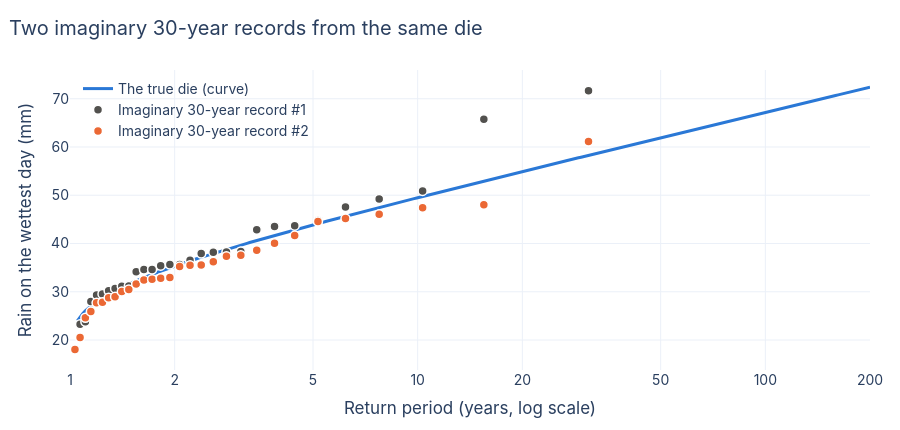

This figure's notebook cell:
### Markdown cell above
Read it left to right: **common** days on the left, **rare** days on the right.
The further right, the bigger the number and the smaller the chance.

## 2. Thirty years of records is only thirty rolls

Why not just look at the past? Let's pretend the curve above is the true die and
**roll it for 30 years**, like a weather station with a 30-year record.

### Code cell
rng = np.random.default_rng(7)
YEARS = 30


def roll(n):
    return np.asarray(curve.quantile(rng.uniform(0.001, 0.999, n).tolist()), dtype=float)


fig = go.Figure()
fig.add_trace(go.Scatter(x=rp_grid, y=curve_values(curve, rp_grid), mode="lines",
                         line=dict(color=BLUE, width=3), name="The true die (curve)"))
for i, color in enumerate((INK, ORANGE)):
    values = np.sort(roll(YEARS))
    plotting_rp = (YEARS + 1) / np.arange(YEARS, 0, -1)  # where each sorted year sits on the curve
    fig.add_trace(go.Scatter(x=plotting_rp, y=values, mode="markers", name=f"Imaginary 30-year record #{i + 1}",
                             marker=dict(size=9, color=color, line=dict(width=1.5, color="white"))))
layout(fig, "Two imaginary 30-year records from the same die",
       xaxis=log_rp_axis(range=[0, np.log10(200)]), yaxis_title="Rain on the wettest day (mm)",
       legend=dict(x=0.01, y=0.99, bgcolor="rgba(0,0,0,0)"))
fig.show()

### Figure 1 — Plotly figure (JSON) as saved in the notebook; plotly's stock layout.template omitted (floating-point values rounded to 4 significant figures; data arrays with more than 128 entries replaced by an {"elided": "..."} marker saying what was removed)
{"data": [{"line": {"color": "#2a78d6", "width": 3}, "mode": "lines", "name": "The true die (curve)", "type": "scatter", "x": {"elided": "300 float values"}, "y": {"elided": "300 float values"}}, {"marker": {"color": "#52514e", "line": {"color": "white", "width": 1.5}, "size": 9}, "mode": "markers", "name": "Imaginary 30-year record #1", "type": "scatter", "x": [1.033, 1.069, 1.107, 1.148, 1.192, 1.24, 1.292, 1.348, 1.409, 1.476, 1.55, 1.632, 1.722, 1.824, 1.938, 2.067, 2.214, 2.385, 2.583, 2.818, 3.1, 3.444, 3.875, 4.429, 5.167, 6.2, 7.75, 10.33, 15.5, 31.0], "y": [18.06, 23.25, 23.78, 27.96, 29.31, 29.53, 30.19, 30.69, 31.15, 31.21, 34.15, 34.59, 34.63, 35.41, 35.62, 35.64, 36.51, 37.92, 38.16, 38.24, 38.34, 42.85, 43.52, 43.7, 44.76, 47.57, 49.21, 50.9, 65.77, 71.68]}, {"marker": {"color": "#eb6834", "line": {"color": "white", "width": 1.5}, "size": 9}, "mode": "markers", "name": "Imaginary 30-year record #2", "type": "scatter", "x": [1.033, 1.069, 1.107, 1.148, 1.192, 1.24, 1.292, 1.348, 1.409, 1.476, 1.55, 1.632, 1.722, 1.824, 1.938, 2.067, 2.214, 2.385, 2.583, 2.818, 3.1, 3.444, 3.875, 4.429, 5.167, 6.2, 7.75, 10.33, 15.5, 31.0], "y": [18.06, 20.53, 24.59, 25.91, 27.7, 27.81, 28.77, 28.96, 30.03, 30.46, 31.63, 32.42, 32.59, 32.79, 32.96, 35.25, 35.48, 35.53, 36.23, 37.37, 37.57, 38.62, 40.07, 41.64, 44.53, 45.18, 46.04, 47.43, 48.01, 61.11]}], "layout": {"font": {"family": "Inter, Helvetica, Arial, sans-serif", "size": 14}, "height": 430, "legend": {"bgcolor": "rgba(0,0,0,0)", "x": 0.01, "y": 0.99}, "margin": {"b": 60, "l": 70, "r": 30, "t": 70}, "title": {"text": "Two imaginary 30-year records from the same die", "x": 0.01}, "xaxis": {"range": [0, 2.301], "tickvals": [1, 2, 5, 10, 20, 50, 100, 200], "title": {"text": "Return period (years, log scale)"}, "type": "log"}, "yaxis": {"title": {"text": "Rain on the wettest day (mm)"}}}}
